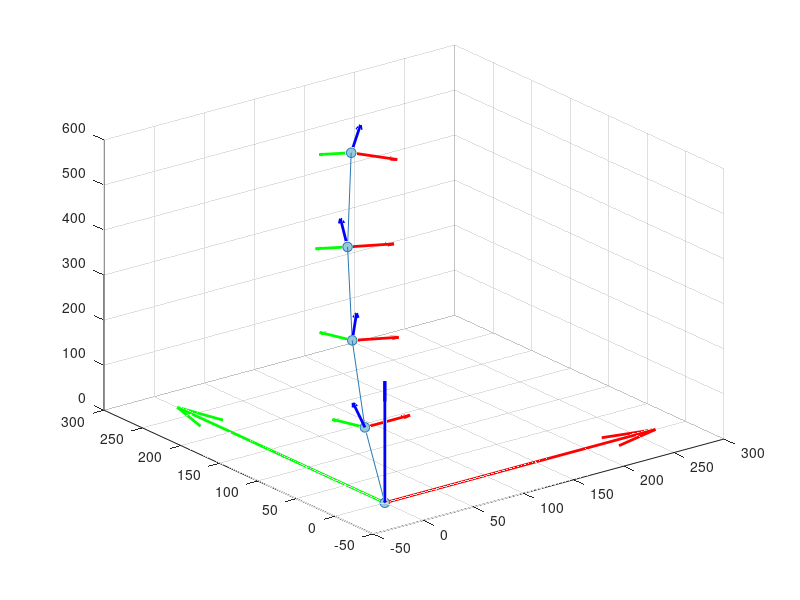

Here is the MATLAB script that generated this plot:
clear;
clc;
close all;
length_mm = 300;
Sr=0.5*length_mm; 
% d=0.02*length_mm; 
d=0;
angle = 20*[1;1;1;1];
rad = deg2rad(angle);
for i = 1:4
    % Define the bending angle alpha
    alpha = rad(i,1);
    % Relative Displacement Calculation
    if sign(alpha) == 0
        Dhorz = 0;
        Dvert = Sr+d;
    else
        R = Sr/alpha;
        Dhorz = R*(1-cos(alpha)) + d*sin(alpha);
        Dvert = R*sin(alpha) + d*cos(alpha);
        % disp(Dhorz);disp(Dvert);
    end

    % Matric structure initialization
    M(1).bend = eye(3); % the orientation of origin
    M(1).bend_inv = eye(3);
    M(1).displacement = [0;0;0]; % the position of origin
    if mod(i, 2) == 1
        % Relative Bending Matrices Calculation 
        Mt = [1 0 0;
              0 cos(alpha) sin(alpha);
              0 -sin(alpha) cos(alpha)];
        Mt_inv = [1 0 0;
              0 cos(alpha) -sin(alpha);
              0 sin(alpha) cos(alpha)];
        M(i+1).bend = round(Mt*10^5)/10^5; % round five decimal places
        M(i+1).bend_inv = round(Mt_inv*M(i).bend_inv*10^5)/10^5; % round five decimal places
        % Relative Position Matrices Calculation
        M(i+1).displacement = [0;Dhorz;Dvert];
    else
        % Relative Bending Matrices Calculation 
        Mt = [cos(alpha) 0 sin(alpha);
              0 1 0 
              -sin(alpha) 0 cos(alpha)];
        Mt_inv = [cos(alpha) 0 -sin(alpha);
              0 1 0 
              sin(alpha) 0 cos(alpha)];
        M(i+1).bend = round(Mt*10^5)/10^5; % round five decimal places 
        M(i+1).bend_inv = round(Mt_inv*M(i).bend_inv*10^5)/10^5; % round five decimal places
        % Relative Position Matrices Calculation
        M(i+1).displacement = [Dhorz;0;Dvert];
    end
end

clearvars Mt i Dhorz Dvert

% There are four units in the manipulator, the base coordinate and end 
% effector coordinate are stored in the matrix "coordinate"
% coordinate(:,i) (i = 1,2,3,4,5).
M(1).B = M(1).bend;
M(2).B = M(1).bend*M(2).bend;
M(3).B = M(1).bend*M(2).bend*M(3).bend;
M(4).B = M(1).bend*M(2).bend*M(3).bend*M(4).bend;
M(5).B = M(1).bend*M(2).bend*M(3).bend*M(4).bend*M(5).bend;
position(:,1) = M(1).displacement; % The origin
node(1).position = position(:,1);
for i = 2:5
    position(:,i) = M(i-1).B*M(i).displacement + position(:,i-1);
    node(i).position = position(:,i);
end
clearvars alpha coord_origin i rad symbol

figure;
s = 50; grid on,
% Plot the coordinate
quiver3(0, 0, 0, 300, 0, 0, 'r', 'LineWidth', 2, 'MaxHeadSize', 0.1); hold on,
quiver3(0, 0, 0, 0, 300, 0, 'g', 'LineWidth', 2, 'MaxHeadSize', 0.1); hold on,
quiver3(0, 0, 0, 0, 0, 300, 'b', 'LineWidth', 2, 'MaxHeadSize', 0.1); hold on,

% Plot the node of manipulator
scatter3(position(1,:),position(2,:),position(3,:),s,"filled", ...
    'MarkerEdgeColor',[40/256 120/256 181/256], ...
    'MarkerFaceColor',[154/256 201/256 219/256]); hold on,
% Plot the line of manipulator
for i = 1:4
    plot3(position(1,i:i+1), position(2,i:i+1), position(3,i:i+1), 'Color', [40/256 120/256 181/256]);
    hold on;
end



% Plot the sub-coordinate
for i = 2:5
quiver3(position(1,i),position(2,i),position(3,i), ...
        50*M(i).bend_inv(1,1),50*M(i).bend_inv(1,2),50*M(i).bend_inv(1,3), ...
        'r', 'LineWidth', 2, 'MaxHeadSize', 0.1); hold on,
quiver3(position(1,i),position(2,i),position(3,i), ...
        50*M(i).bend_inv(2,1),50*M(i).bend_inv(2,2),50*M(i).bend_inv(2,3), ...
        'g', 'LineWidth', 2, 'MaxHeadSize', 0.1); hold on,
quiver3(position(1,i),position(2,i),position(3,i), ...
        50*M(i).bend_inv(3,1),50*M(i).bend_inv(3,2),50*M(i).bend_inv(3,3), ...
        'b', 'LineWidth', 2, 'MaxHeadSize', 0.1); hold on,
end

% %% Save file
% filename = ['result/geometry_' num2str(angle(1,1)) '_' num2str(angle(2,1)) '_' ,...
%             num2str(angle(3,1)) '_' num2str(angle(4,1)) '.png'];
% saveas(gcf, filename);